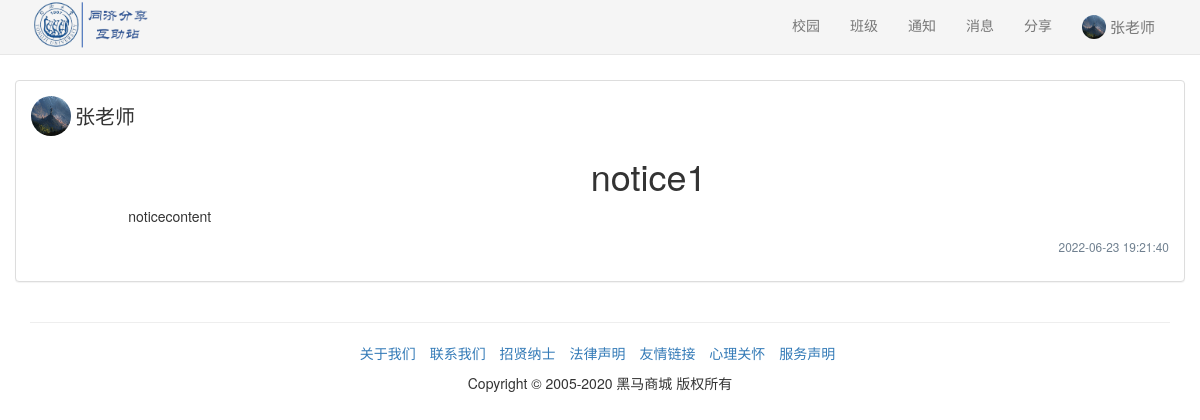
Screenshot of /myclass/1/notice/1 (signed in) with the database file from the repository.
### sql.py (models this page shows, shortened)
class User(UserMixin,db.Model):
    id = db.Column(db.Integer, primary_key=True)  # 主键，学号
    name = db.Column(db.String(20))  # 名字
    password=db.Column(db.String(128)) #密码
    intro=db.Column(db.Text)#个人介绍
    auth=db.Column(db.String(20))#权限
    dormitory=db.Column(db.String(20))#宿舍名
    class_id = db.Column(db.Integer, db.ForeignKey('class_room.id'))#对应的班级
    user_post=db.relationship('post',backref='user_post')#发的帖子
    user_post_comments = db.relationship('post_comment', backref='user_post_comments')#发的评论
    user_notice = db.relationship('notice', backref='user_post')  # 发的帖子
    user_chat_room = db.relationship("chatroom", secondary=user_room,backref=db.backref('user_create', lazy="dynamic")) # 用户对应的聊天室

class notice(db.Model):
    id=db.Column(db.Integer, primary_key=True)
    publish_user_name=db.Column(db.String(20))
    head=db.Column(db.Text)
    notice_content=db.Column(db.Text)
    publish_user_id = db.Column(db.Integer, db.ForeignKey('user.id'))
    belong_class = db.Column(db.Integer, db.ForeignKey('class_room.id'))
    create_at = db.Column(db.DateTime, default=datetime.datetime.now)
    has_received=db.Column(db.PickleType)

### apps/basic.py (the view)
@basicbp.route('/myclass/<class_id>/notice/<notice_id>', methods=['GET', 'POST'])
def show_single_notice(class_id,notice_id):
    if (current_user.is_authenticated==False):
        return redirect(url_for("basic.login"))
    notice=sql.notice.query.get(int(notice_id))
    if request.method == "POST":
        notice.has_received.append(current_user.id)
        sql.db.session.commit()
    has_not_received=[]
    classroom=sql.class_room.query.get(int(class_id))
    is_teacher=classroom.teacher_in_class==current_user.id
    if(is_teacher):
        for i in classroom.user_in_class:
            if i.id not in notice.has_received and i.id!=classroom.teacher_in_class:
                has_not_received.append(i)
    return render_template("notice.html",
                           notice=notice,
                           user_id=current_user.id,
                           user_name=current_user.name,
                           class_id=current_user.class_id,
                           is_teacher=is_teacher,
                           has_not_received=has_not_received)

### sql.py (called while the page is built)
@login_manager.user_loader
def load_user(user_id):  # 创建用户加载回调函数，接受用户 ID 作为参数
    user = User.query.get(int(user_id))  # 用 ID 作为 User 模型的 主键查询对应的用户
    return user

### apps/templates/notice.html (shortened to what this page needs)
<!DOCTYPE html>
<html lang="zh-CN">
<head>
    <link rel="stylesheet" href="{{ url_for('static', filename='css/bootstrap.min.css') }}">
    <link href="{{ url_for('static', filename='css/minecss.css') }}" rel="stylesheet">
</head>
<body>
{% include "common/header.html" %}
<br><br>
<div class="container">
    <div class="row">
        <div class="panel panel-default">
            <div class="panel-body row">
                <div class="col-md-12">
                    <img class="img-circle" style="width:40px;height:40px;"
                         src="{{url_for('static', filename='images/user/'+notice.publish_user_id|string+'/head.jpg')}}">
                    <span style="vertical-align:middle;font-size: 20px">{{notice.publish_user_name}}</span>
                </div>
                <div class="col-md-offset-1 col-md-11">
                    <h1 class ="text-center">{{notice.head}}</h1>
                    <p>{{notice.notice_content}}</p>
                    <p class="pull-right"style="color:SlateGray "><small>{{notice.create_at.strftime("%Y-%m-%d %H:%M:%S")}}</small></p>
                </div>
            </div>
        </div>
    </div>
    {% include "common/footer.html" %}
</div>
</body>
</html>

### apps/templates/common/header.html
<div>
    <nav class="navbar navbar-default navbar-static navbar-fixed-top" role="navigation" style="background:#F5F5F5">
        <div class="container">
            <div class="navbar-header">
                <img style="height:50px;overflow:hidden;"
                     src="{{ url_for('static', filename='images/img_title.png') }}"/>
            </div>
            <div class="pull-right">
                <ul class="nav navbar-nav">
                    <li><a href={{url_for("basic.main")}}>校园</a></li>
                    <li><a href={{url_for("basic.myclass")}}>班级</a></li>
                    <li><a href={{url_for("basic.mynotice")}}>通知</a></li>
                    <li><a href={{url_for("chat.allchat")}}>消息</a></li>
                    <li><a href={{url_for("basic.submitpost")}}>分享</a></li>
                    <li><a href={{url_for("basic.home",user_id=user_id)}}>
                        <img class="img-circle" style="width:24px;height:24px;"
                             src="{{url_for('static', filename='images/user/'+user_id|string+'/head.jpg')}}">
                        <span style="vertical-align:middle;font-size:15px">{{user_name}}</span>
                    </a></li>
                </ul>
            </div>
        </div>
    </nav>
</div>
<br><br>

### rows the page displays
User: id (picture), name "张老师"
notice: publish_user (picture), publish_user_name "张老师", head "notice1", notice_content "noticecontent", create_at "2022-06-23 19:21:40"
